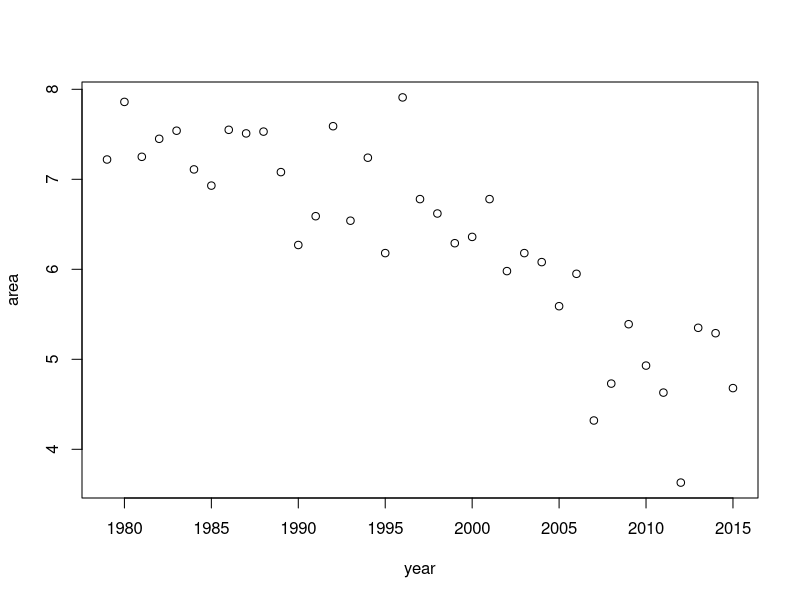
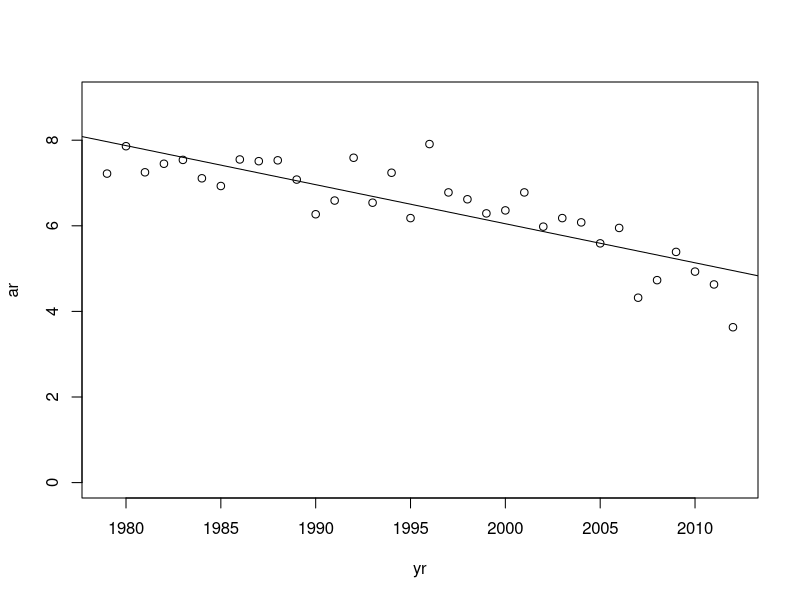
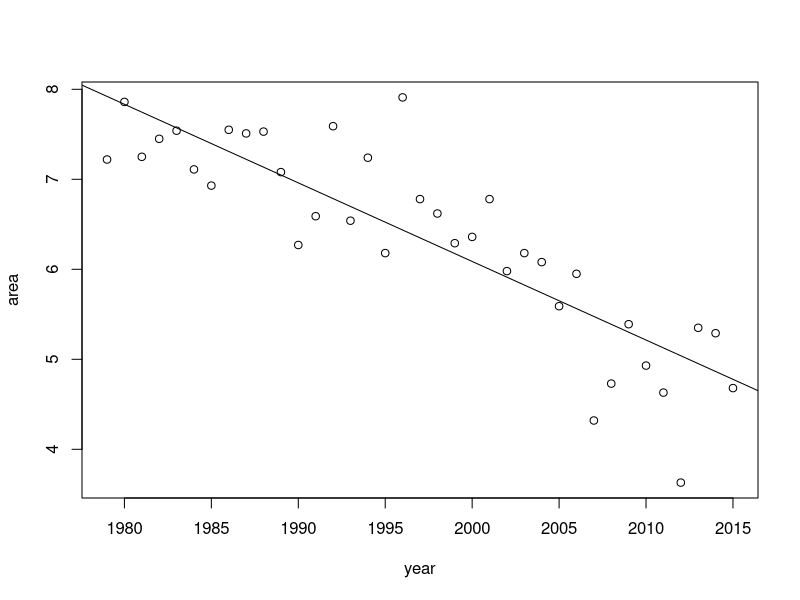

Here is the R script that generated these plots, in order:
#====================================
# (1) Reading Data 
#====================================
year = c(1979, 1980, 1981, 1982, 1983, 1984, 1985, 1986, 1987, 1988,
         1989, 1990, 1991, 1992, 1993, 1994, 1995, 1996, 1997, 1998,
         1999, 2000, 2001, 2002, 2003, 2004, 2005, 2006, 2007, 2008,
         2009, 2010, 2011, 2012, 2013, 2014, 2015 )
area = c(7.22, 7.86, 7.25, 7.45, 7.54, 7.11, 6.93, 7.55, 7.51, 7.53,
         7.08, 6.27, 6.59, 7.59, 6.54, 7.24, 6.18, 7.91, 6.78, 6.62,
         6.29, 6.36, 6.78, 5.98, 6.18, 6.08, 5.59, 5.95, 4.32, 4.73,
         5.39, 4.93, 4.63, 3.63, 5.35, 5.29, 4.68)


#====================================
# (2) Scatter plot
#====================================
plot( year, area )


#====================================
# (3) Parameter estimation
#====================================
OUT = lm (area ~ year)
summary(OUT)
# NB: Compare the following
# lm (area ~ year)
# lm (area ~ 0 + year)

anova(OUT)

#------------------------------------------
# Scatter plot with the fitted line
#------------------------------------------
 postscript("ch01-Example-2r.eps", width=4, height=4)
plot( year, area )
abline(OUT)
dev.off()


#====================================
# (4) To compare with Figure 2 of Witt (2013).
#====================================
yr = year[1:34]
ar = area[1:34]

OUT2 = lm (ar ~ yr)
summary(OUT2)
anova(OUT2)

#------------------------------------------
# Scatter plot with the fitted line
#------------------------------------------
plot(yr, ar, ylim=c(0,9) )
abline( OUT2 )

